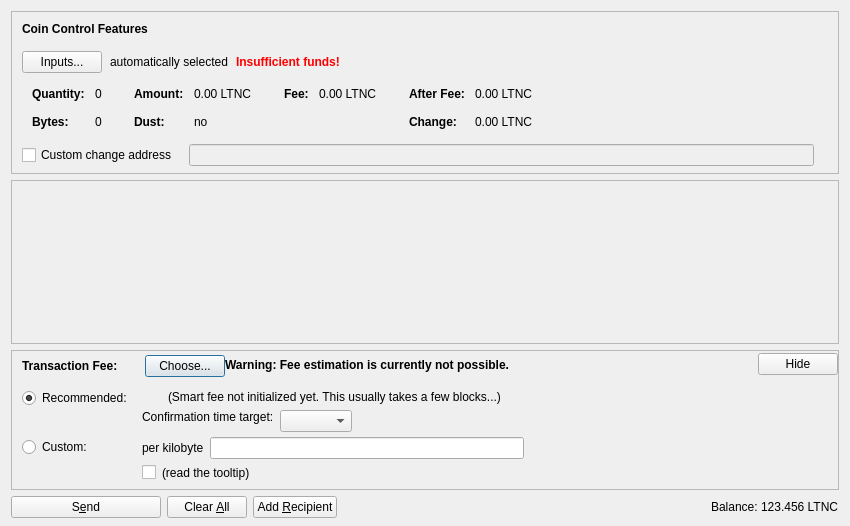
<?xml version="1.0" encoding="UTF-8"?>
<ui version="4.0">
 <class>SendCoinsDialog</class>
 <widget class="QDialog" name="SendCoinsDialog">
  <property name="geometry">
   <rect>
    <x>0</x>
    <y>0</y>
    <width>850</width>
    <height>526</height>
   </rect>
  </property>
  <property name="windowTitle">
   <string>Send Coins</string>
  </property>
  <layout class="QVBoxLayout" name="verticalLayout" stretch="0,1,0,0">
   <property name="bottomMargin">
    <number>8</number>
   </property>
   <item>
    <widget class="QFrame" name="frameCoinControl">
     <property name="sizePolicy">
      <sizepolicy hsizetype="Expanding" vsizetype="Expanding">
       <horstretch>0</horstretch>
       <verstretch>0</verstretch>
      </sizepolicy>
     </property>
     <property name="maximumSize">
      <size>
       <width>16777215</width>
       <height>16777215</height>
      </size>
     </property>
     <property name="frameShape">
      <enum>QFrame::StyledPanel</enum>
     </property>
     <property name="frameShadow">
      <enum>QFrame::Sunken</enum>
     </property>
     <layout class="QVBoxLayout" name="verticalLayoutCoinControl2">
      <property name="spacing">
       <number>0</number>
      </property>
      <property name="leftMargin">
       <number>0</number>
      </property>
      <property name="topMargin">
       <number>0</number>
      </property>
      <property name="rightMargin">
       <number>0</number>
      </property>
      <property name="bottomMargin">
       <number>6</number>
      </property>
      <item>
       <layout class="QVBoxLayout" name="verticalLayoutCoinControl" stretch="0,0,0,0,1">
        <property name="spacing">
         <number>0</number>
        </property>
        <property name="leftMargin">
         <number>10</number>
        </property>
        <property name="topMargin">
         <number>10</number>
        </property>
        <item>
         <layout class="QHBoxLayout" name="horizontalLayoutCoinControl1">
          <property name="bottomMargin">
           <number>15</number>
          </property>
          <item>
           <widget class="QLabel" name="labelCoinControlFeatures">
            <property name="sizePolicy">
             <sizepolicy hsizetype="Preferred" vsizetype="Maximum">
              <horstretch>0</horstretch>
              <verstretch>0</verstretch>
             </sizepolicy>
            </property>
            <property name="font">
             <font>
              <weight>75</weight>
              <bold>true</bold>
             </font>
            </property>
            <property name="styleSheet">
             <string notr="true">font-weight:bold;</string>
            </property>
            <property name="text">
             <string>Coin Control Features</string>
            </property>
           </widget>
          </item>
         </layout>
        </item>
        <item>
         <layout class="QHBoxLayout" name="horizontalLayoutCoinControl2" stretch="0,0,0,0">
          <property name="spacing">
           <number>8</number>
          </property>
          <property name="bottomMargin">
           <number>10</number>
          </property>
          <item>
           <widget class="QPushButton" name="pushButtonCoinControl">
            <property name="styleSheet">
             <string notr="true"/>
            </property>
            <property name="text">
             <string>Inputs...</string>
            </property>
            <property name="autoDefault">
             <bool>false</bool>
            </property>
           </widget>
          </item>
          <item>
           <widget class="QLabel" name="labelCoinControlAutomaticallySelected">
            <property name="text">
             <string>automatically selected</string>
            </property>
            <property name="margin">
             <number>5</number>
            </property>
           </widget>
          </item>
          <item>
           <widget class="QLabel" name="labelCoinControlInsuffFunds">
            <property name="font">
             <font>
              <weight>75</weight>
              <bold>true</bold>
             </font>
            </property>
            <property name="styleSheet">
             <string notr="true">color:red;font-weight:bold;</string>
            </property>
            <property name="text">
             <string>Insufficient funds!</string>
            </property>
            <property name="margin">
             <number>5</number>
            </property>
           </widget>
          </item>
          <item>
           <spacer name="horizontalSpacerCoinControl">
            <property name="orientation">
             <enum>Qt::Horizontal</enum>
            </property>
            <property name="sizeHint" stdset="0">
             <size>
              <width>40</width>
              <height>1</height>
             </size>
            </property>
           </spacer>
          </item>
         </layout>
        </item>
        <item>
         <widget class="QWidget" name="widgetCoinControl" native="true">
          <property name="sizePolicy">
           <sizepolicy hsizetype="Preferred" vsizetype="Preferred">
            <horstretch>0</horstretch>
            <verstretch>0</verstretch>
           </sizepolicy>
          </property>
          <property name="minimumSize">
           <size>
            <width>0</width>
            <height>0</height>
           </size>
          </property>
          <property name="styleSheet">
           <string notr="true"/>
          </property>
          <layout class="QHBoxLayout" name="horizontalLayoutCoinControl5">
           <property name="leftMargin">
            <number>0</number>
           </property>
           <property name="topMargin">
            <number>0</number>
           </property>
           <property name="rightMargin">
            <number>0</number>
           </property>
           <property name="bottomMargin">
            <number>0</number>
           </property>
           <item>
            <layout class="QHBoxLayout" name="horizontalLayoutCoinControl3" stretch="0,0,0,1">
             <property name="spacing">
              <number>20</number>
             </property>
             <property name="topMargin">
              <number>0</number>
             </property>
             <property name="bottomMargin">
              <number>10</number>
             </property>
             <item>
              <layout class="QFormLayout" name="formLayoutCoinControl1">
               <property name="horizontalSpacing">
                <number>10</number>
               </property>
               <property name="verticalSpacing">
                <number>14</number>
               </property>
               <property name="leftMargin">
                <number>10</number>
               </property>
               <property name="topMargin">
                <number>4</number>
               </property>
               <property name="rightMargin">
                <number>6</number>
               </property>
               <item row="0" column="0">
                <widget class="QLabel" name="labelCoinControlQuantityText">
                 <property name="font">
                  <font>
                   <weight>75</weight>
                   <bold>true</bold>
                  </font>
                 </property>
                 <property name="text">
                  <string>Quantity:</string>
                 </property>
                 <property name="margin">
                  <number>0</number>
                 </property>
                </widget>
               </item>
               <item row="0" column="1">
                <widget class="QLabel" name="labelCoinControlQuantity">
                 <property name="cursor">
                  <cursorShape>IBeamCursor</cursorShape>
                 </property>
                 <property name="contextMenuPolicy">
                  <enum>Qt::ActionsContextMenu</enum>
                 </property>
                 <property name="text">
                  <string notr="true">0</string>
                 </property>
                 <property name="margin">
                  <number>0</number>
                 </property>
                 <property name="textInteractionFlags">
                  <set>Qt::LinksAccessibleByMouse|Qt::TextSelectableByKeyboard|Qt::TextSelectableByMouse</set>
                 </property>
                </widget>
               </item>
               <item row="1" column="0">
                <widget class="QLabel" name="labelCoinControlBytesText">
                 <property name="font">
                  <font>
                   <weight>75</weight>
                   <bold>true</bold>
                  </font>
                 </property>
                 <property name="text">
                  <string>Bytes:</string>
                 </property>
                </widget>
               </item>
               <item row="1" column="1">
                <widget class="QLabel" name="labelCoinControlBytes">
                 <property name="cursor">
                  <cursorShape>IBeamCursor</cursorShape>
                 </property>
                 <property name="contextMenuPolicy">
                  <enum>Qt::ActionsContextMenu</enum>
                 </property>
                 <property name="text">
                  <string notr="true">0</string>
                 </property>
                 <property name="textInteractionFlags">
                  <set>Qt::LinksAccessibleByMouse|Qt::TextSelectableByKeyboard|Qt::TextSelectableByMouse</set>
                 </property>
                </widget>
               </item>
              </layout>
             </item>
             <item>
              <layout class="QFormLayout" name="formLayoutCoinControl2">
               <property name="horizontalSpacing">
                <number>10</number>
               </property>
               <property name="verticalSpacing">
                <number>14</number>
               </property>
               <property name="leftMargin">
                <number>6</number>
               </property>
               <property name="topMargin">
                <number>4</number>
               </property>
               <property name="rightMargin">
                <number>6</number>
               </property>
               <item row="0" column="0">
                <widget class="QLabel" name="labelCoinControlAmountText">
                 <property name="font">
                  <font>
                   <weight>75</weight>
                   <bold>true</bold>
                  </font>
                 </property>
                 <property name="text">
                  <string>Amount:</string>
                 </property>
                 <property name="margin">
                  <number>0</number>
                 </property>
                </widget>
               </item>
               <item row="0" column="1">
                <widget class="QLabel" name="labelCoinControlAmount">
                 <property name="cursor">
                  <cursorShape>IBeamCursor</cursorShape>
                 </property>
                 <property name="contextMenuPolicy">
                  <enum>Qt::ActionsContextMenu</enum>
                 </property>
                 <property name="text">
                  <string notr="true">0.00 LTNC</string>
                 </property>
                 <property name="textInteractionFlags">
                  <set>Qt::LinksAccessibleByMouse|Qt::TextSelectableByKeyboard|Qt::TextSelectableByMouse</set>
                 </property>
                </widget>
               </item>
               <item row="1" column="0">
                <widget class="QLabel" name="labelCoinControlLowOutputText">
                 <property name="font">
                  <font>
                   <weight>75</weight>
                   <bold>true</bold>
                  </font>
                 </property>
                 <property name="text">
                  <string>Dust:</string>
                 </property>
                </widget>
               </item>
               <item row="1" column="1">
                <widget class="QLabel" name="labelCoinControlLowOutput">
                 <property name="cursor">
                  <cursorShape>IBeamCursor</cursorShape>
                 </property>
                 <property name="contextMenuPolicy">
                  <enum>Qt::ActionsContextMenu</enum>
                 </property>
                 <property name="text">
                  <string notr="true">no</string>
                 </property>
                 <property name="textInteractionFlags">
                  <set>Qt::LinksAccessibleByMouse|Qt::TextSelectableByKeyboard|Qt::TextSelectableByMouse</set>
                 </property>
                </widget>
               </item>
              </layout>
             </item>
             <item>
              <layout class="QFormLayout" name="formLayoutCoinControl3">
               <property name="horizontalSpacing">
                <number>10</number>
               </property>
               <property name="verticalSpacing">
                <number>14</number>
               </property>
               <property name="leftMargin">
                <number>6</number>
               </property>
               <property name="topMargin">
                <number>4</number>
               </property>
               <property name="rightMargin">
                <number>6</number>
               </property>
               <item row="0" column="0">
                <widget class="QLabel" name="labelCoinControlFeeText">
                 <property name="font">
                  <font>
                   <weight>75</weight>
                   <bold>true</bold>
                  </font>
                 </property>
                 <property name="text">
                  <string>Fee:</string>
                 </property>
                 <property name="margin">
                  <number>0</number>
                 </property>
                </widget>
               </item>
               <item row="0" column="1">
                <widget class="QLabel" name="labelCoinControlFee">
                 <property name="cursor">
                  <cursorShape>IBeamCursor</cursorShape>
                 </property>
                 <property name="contextMenuPolicy">
                  <enum>Qt::ActionsContextMenu</enum>
                 </property>
                 <property name="text">
                  <string notr="true">0.00 LTNC</string>
                 </property>
                 <property name="textInteractionFlags">
                  <set>Qt::LinksAccessibleByMouse|Qt::TextSelectableByKeyboard|Qt::TextSelectableByMouse</set>
                 </property>
                </widget>
               </item>
              </layout>
             </item>
             <item>
              <layout class="QFormLayout" name="formLayoutCoinControl4">
               <property name="horizontalSpacing">
                <number>10</number>
               </property>
               <property name="verticalSpacing">
                <number>14</number>
               </property>
               <property name="leftMargin">
                <number>6</number>
               </property>
               <property name="topMargin">
                <number>4</number>
               </property>
               <property name="rightMargin">
                <number>6</number>
               </property>
               <item row="0" column="0">
                <widget class="QLabel" name="labelCoinControlAfterFeeText">
                 <property name="font">
                  <font>
                   <weight>75</weight>
                   <bold>true</bold>
                  </font>
                 </property>
                 <property name="text">
                  <string>After Fee:</string>
                 </property>
                 <property name="margin">
                  <number>0</number>
                 </property>
                </widget>
               </item>
               <item row="0" column="1">
                <widget class="QLabel" name="labelCoinControlAfterFee">
                 <property name="cursor">
                  <cursorShape>IBeamCursor</cursorShape>
                 </property>
                 <property name="contextMenuPolicy">
                  <enum>Qt::ActionsContextMenu</enum>
                 </property>
                 <property name="text">
                  <string notr="true">0.00 LTNC</string>
                 </property>
                 <property name="textInteractionFlags">
                  <set>Qt::LinksAccessibleByMouse|Qt::TextSelectableByKeyboard|Qt::TextSelectableByMouse</set>
                 </property>
                </widget>
               </item>
               <item row="1" column="0">
                <widget class="QLabel" name="labelCoinControlChangeText">
                 <property name="font">
                  <font>
                   <weight>75</weight>
                   <bold>true</bold>
                  </font>
                 </property>
                 <property name="text">
                  <string>Change:</string>
                 </property>
                </widget>
               </item>
               <item row="1" column="1">
                <widget class="QLabel" name="labelCoinControlChange">
                 <property name="cursor">
                  <cursorShape>IBeamCursor</cursorShape>
                 </property>
                 <property name="contextMenuPolicy">
                  <enum>Qt::ActionsContextMenu</enum>
                 </property>
                 <property name="text">
                  <string notr="true">0.00 LTNC</string>
                 </property>
                 <property name="textInteractionFlags">
                  <set>Qt::LinksAccessibleByMouse|Qt::TextSelectableByKeyboard|Qt::TextSelectableByMouse</set>
                 </property>
                </widget>
               </item>
              </layout>
             </item>
            </layout>
           </item>
          </layout>
         </widget>
        </item>
        <item>
         <layout class="QHBoxLayout" name="horizontalLayoutCoinControl4" stretch="0,0,0">
          <property name="spacing">
           <number>12</number>
          </property>
          <property name="sizeConstraint">
           <enum>QLayout::SetDefaultConstraint</enum>
          </property>
          <property name="topMargin">
           <number>5</number>
          </property>
          <property name="rightMargin">
           <number>5</number>
          </property>
          <item>
           <widget class="QCheckBox" name="checkBoxCoinControlChange">
            <property name="toolTip">
             <string>If this is activated, but the change address is empty or invalid, change will be sent to a newly generated address.</string>
            </property>
            <property name="text">
             <string>Custom change address</string>
            </property>
           </widget>
          </item>
          <item>
           <widget class="QValidatedLineEdit" name="lineEditCoinControlChange">
            <property name="enabled">
             <bool>false</bool>
            </property>
            <property name="sizePolicy">
             <sizepolicy hsizetype="Expanding" vsizetype="Fixed">
              <horstretch>0</horstretch>
              <verstretch>0</verstretch>
             </sizepolicy>
            </property>
           </widget>
          </item>
          <item>
           <widget class="QLabel" name="labelCoinControlChangeLabel">
            <property name="sizePolicy">
             <sizepolicy hsizetype="Preferred" vsizetype="Expanding">
              <horstretch>0</horstretch>
              <verstretch>0</verstretch>
             </sizepolicy>
            </property>
            <property name="minimumSize">
             <size>
              <width>0</width>
              <height>0</height>
             </size>
            </property>
            <property name="text">
             <string/>
            </property>
            <property name="margin">
             <number>3</number>
            </property>
           </widget>
          </item>
         </layout>
        </item>
        <item>
         <spacer name="verticalSpacerCoinControl">
          <property name="orientation">
           <enum>Qt::Vertical</enum>
          </property>
          <property name="sizeHint" stdset="0">
           <size>
            <width>800</width>
            <height>1</height>
           </size>
          </property>
         </spacer>
        </item>
       </layout>
      </item>
     </layout>
    </widget>
   </item>
   <item>
    <widget class="QScrollArea" name="scrollArea">
     <property name="widgetResizable">
      <bool>true</bool>
     </property>
     <widget class="QWidget" name="scrollAreaWidgetContents">
      <property name="geometry">
       <rect>
        <x>0</x>
        <y>0</y>
        <width>830</width>
        <height>104</height>
       </rect>
      </property>
      <layout class="QVBoxLayout" name="verticalLayout_2" stretch="0,1">
       <property name="leftMargin">
        <number>0</number>
       </property>
       <property name="topMargin">
        <number>0</number>
       </property>
       <property name="rightMargin">
        <number>0</number>
       </property>
       <property name="bottomMargin">
        <number>0</number>
       </property>
       <item>
        <layout class="QVBoxLayout" name="entries">
         <property name="spacing">
          <number>6</number>
         </property>
        </layout>
       </item>
       <item>
        <spacer name="verticalSpacer">
         <property name="orientation">
          <enum>Qt::Vertical</enum>
         </property>
         <property name="sizeHint" stdset="0">
          <size>
           <width>20</width>
           <height>40</height>
          </size>
         </property>
        </spacer>
       </item>
      </layout>
     </widget>
    </widget>
   </item>
   <item>
    <widget class="QFrame" name="frameFee">
     <property name="sizePolicy">
      <sizepolicy hsizetype="Expanding" vsizetype="Expanding">
       <horstretch>0</horstretch>
       <verstretch>0</verstretch>
      </sizepolicy>
     </property>
     <property name="maximumSize">
      <size>
       <width>16777215</width>
       <height>16777215</height>
      </size>
     </property>
     <property name="frameShape">
      <enum>QFrame::StyledPanel</enum>
     </property>
     <property name="frameShadow">
      <enum>QFrame::Sunken</enum>
     </property>
     <layout class="QVBoxLayout" name="verticalLayoutFee1">
      <property name="spacing">
       <number>0</number>
      </property>
      <property name="leftMargin">
       <number>0</number>
      </property>
      <property name="topMargin">
       <number>0</number>
      </property>
      <property name="rightMargin">
       <number>0</number>
      </property>
      <property name="bottomMargin">
       <number>0</number>
      </property>
      <item>
       <layout class="QVBoxLayout" name="verticalLayoutFee2" stretch="0,0,0">
        <property name="spacing">
         <number>0</number>
        </property>
        <property name="leftMargin">
         <number>10</number>
        </property>
        <property name="topMargin">
         <number>0</number>
        </property>
        <item>
         <layout class="QHBoxLayout" name="horizontalLayoutFee1">
          <property name="bottomMargin">
           <number>0</number>
          </property>
          <item>
           <layout class="QVBoxLayout" name="verticalLayoutFee7">
            <property name="spacing">
             <number>0</number>
            </property>
            <item>
             <spacer name="verticalSpacerSmartFee">
              <property name="orientation">
               <enum>Qt::Vertical</enum>
              </property>
              <property name="sizeType">
               <enum>QSizePolicy::Fixed</enum>
              </property>
              <property name="sizeHint" stdset="0">
               <size>
                <width>1</width>
                <height>4</height>
               </size>
              </property>
             </spacer>
            </item>
            <item>
             <layout class="QHBoxLayout" name="horizontalLayoutSmartFee">
              <property name="spacing">
               <number>10</number>
              </property>
              <item>
               <widget class="QLabel" name="labelFeeHeadline">
                <property name="sizePolicy">
                 <sizepolicy hsizetype="Preferred" vsizetype="Maximum">
                  <horstretch>0</horstretch>
                  <verstretch>0</verstretch>
                 </sizepolicy>
                </property>
                <property name="font">
                 <font>
                  <weight>75</weight>
                  <bold>true</bold>
                 </font>
                </property>
                <property name="styleSheet">
                 <string notr="true">font-weight:bold;</string>
                </property>
                <property name="text">
                 <string>Transaction Fee:</string>
                </property>
               </widget>
              </item>
              <item>
               <widget class="QLabel" name="labelFeeMinimized">
                <property name="text">
                 <string/>
                </property>
               </widget>
              </item>
              <item>
               <widget class="QPushButton" name="buttonChooseFee">
                <property name="text">
                 <string>Choose...</string>
                </property>
               </widget>
              </item>
             </layout>
            </item>
            <item>
             <spacer name="verticalSpacer_5">
              <property name="orientation">
               <enum>Qt::Vertical</enum>
              </property>
              <property name="sizeHint" stdset="0">
               <size>
                <width>1</width>
                <height>1</height>
               </size>
              </property>
             </spacer>
            </item>
           </layout>
          </item>
          <item>
           <widget class="QLabel" name="fallbackFeeWarningLabel">
            <property name="toolTip">
             <string>Using the fallbackfee can result in sending a transaction that will take several hours or days (or never) to confirm. Consider choosing your fee manually or wait until you have validated the complete chain.</string>
            </property>
            <property name="font">
            <font>
                <weight>75</weight>
                <bold>true</bold>
            </font>
            </property>
            <property name="text">
             <string>Warning: Fee estimation is currently not possible.</string>
            </property>
            <property name="wordWrap">
             <bool>false</bool>
            </property>
           </widget>
          </item>
          <item>
           <spacer name="horizontalSpacer_4">
            <property name="orientation">
             <enum>Qt::Horizontal</enum>
            </property>
            <property name="sizeType">
             <enum>QSizePolicy::MinimumExpanding</enum>
            </property>
            <property name="sizeHint" stdset="0">
             <size>
              <width>40</width>
              <height>20</height>
             </size>
            </property>
           </spacer>
          </item>
          <item>
           <widget class="QPushButton" name="buttonMinimizeFee">
            <property name="toolTip">
             <string>collapse fee-settings</string>
            </property>
            <property name="text">
             <string>Hide</string>
            </property>
           </widget>
          </item>
         </layout>
        </item>
        <item>
         <widget class="QFrame" name="frameFeeSelection">
          <layout class="QVBoxLayout" name="verticalLayoutFee12">
           <property name="spacing">
            <number>0</number>
           </property>
           <property name="leftMargin">
            <number>0</number>
           </property>
           <property name="topMargin">
            <number>0</number>
           </property>
           <property name="rightMargin">
            <number>0</number>
           </property>
           <property name="bottomMargin">
            <number>0</number>
           </property>
           <item>
            <layout class="QGridLayout" name="gridLayoutFee">
             <property name="topMargin">
              <number>10</number>
             </property>
             <property name="bottomMargin">
              <number>4</number>
             </property>
             <property name="horizontalSpacing">
              <number>10</number>
             </property>
             <property name="verticalSpacing">
              <number>4</number>
             </property>
             <item row="1" column="1">
              <layout class="QVBoxLayout" name="verticalLayoutFee8">
               <property name="spacing">
                <number>6</number>
               </property>
               <item>
                <layout class="QHBoxLayout" name="horizontalLayoutFee13">
                 <item>
                  <widget class="QLabel" name="labelCustomPerKilobyte">
                   <property name="toolTip">
                    <string>If the custom fee is set to 1000 satoshis and the transaction is only 250 bytes, then &quot;per kilobyte&quot; only pays 250 satoshis in fee, while &quot;total at least&quot; pays 1000 satoshis. For transactions bigger than a kilobyte both pay by kilobyte.</string>
                   </property>
                   <property name="text">
                    <string>per kilobyte</string>
                   </property>
                  </widget>
                 </item>
                 <item>
                  <widget class="BitcoinAmountField" name="customFee"/>
                 </item>
                 <item>
                  <spacer name="horizontalSpacer_6">
                   <property name="orientation">
                    <enum>Qt::Horizontal</enum>
                   </property>
                   <property name="sizeHint" stdset="0">
                    <size>
                     <width>1</width>
                     <height>1</height>
                    </size>
                   </property>
                  </spacer>
                 </item>
                </layout>
               </item>
               <item>
                <layout class="QHBoxLayout" name="horizontalLayoutFee8">
                 <item>
                  <widget class="QCheckBox" name="checkBoxMinimumFee">
                   <property name="toolTip">
                    <string>Paying only the minimum fee is just fine as long as there is less transaction volume than space in the blocks. But be aware that this can end up in a never confirming transaction once there is more demand for litecoincash transactions than the network can process.</string>
                   </property>
                   <property name="text">
                    <string/>
                   </property>
                  </widget>
                 </item>
                 <item>
                  <widget class="QLabel" name="labelMinFeeWarning">
                   <property name="enabled">
                    <bool>true</bool>
                   </property>
                   <property name="toolTip">
                    <string>Paying only the minimum fee is just fine as long as there is less transaction volume than space in the blocks. But be aware that this can end up in a never confirming transaction once there is more demand for litecoincash transactions than the network can process.</string>
                   </property>
                   <property name="text">
                    <string>(read the tooltip)</string>
                   </property>
                   <property name="margin">
                    <number>5</number>
                   </property>
                  </widget>
                 </item>
                 <item>
                  <spacer name="horizontalSpacer_2">
                   <property name="orientation">
                    <enum>Qt::Horizontal</enum>
                   </property>
                   <property name="sizeHint" stdset="0">
                    <size>
                     <width>1</width>
                     <height>1</height>
                    </size>
                   </property>
                  </spacer>
                 </item>
                </layout>
               </item>
              </layout>
             </item>
             <item row="0" column="0">
              <layout class="QVBoxLayout" name="verticalLayoutFee4" stretch="0,1">
               <item>
                <widget class="QRadioButton" name="radioSmartFee">
                 <property name="text">
                  <string>Recommended:</string>
                 </property>
                 <property name="checked">
                  <bool>true</bool>
                 </property>
                 <attribute name="buttonGroup">
                  <string notr="true">groupFee</string>
                 </attribute>
                </widget>
               </item>
               <item>
                <spacer name="verticalSpacer_2">
                 <property name="orientation">
                  <enum>Qt::Vertical</enum>
                 </property>
                 <property name="sizeHint" stdset="0">
                  <size>
                   <width>1</width>
                   <height>1</height>
                  </size>
                 </property>
                </spacer>
               </item>
              </layout>
             </item>
             <item row="1" column="0">
              <layout class="QVBoxLayout" name="verticalLayoutFee9" stretch="0,1">
               <item>
                <widget class="QRadioButton" name="radioCustomFee">
                 <property name="text">
                  <string>Custom:</string>
                 </property>
                 <attribute name="buttonGroup">
                  <string notr="true">groupFee</string>
                 </attribute>
                </widget>
               </item>
               <item>
                <spacer name="verticalSpacer_6">
                 <property name="orientation">
                  <enum>Qt::Vertical</enum>
                 </property>
                 <property name="sizeHint" stdset="0">
                  <size>
                   <width>1</width>
                   <height>1</height>
                  </size>
                 </property>
                </spacer>
               </item>
              </layout>
             </item>
             <item row="0" column="1">
              <layout class="QVBoxLayout" name="verticalLayoutFee3" stretch="0,0,1">
               <property name="spacing">
                <number>6</number>
               </property>
               <property name="topMargin">
                <number>2</number>
               </property>
               <item>
                <layout class="QHBoxLayout" name="horizontalLayoutFee12">
                 <item>
                  <widget class="QLabel" name="labelSmartFee">
                   <property name="text">
                    <string/>
                   </property>
                   <property name="margin">
                    <number>2</number>
                   </property>
                  </widget>
                 </item>
                 <item>
                  <widget class="QLabel" name="labelFeeEstimation">
                   <property name="text">
                    <string/>
                   </property>
                  </widget>
                 </item>
                 <item>
                  <widget class="QLabel" name="labelSmartFee2">
                   <property name="text">
                    <string>(Smart fee not initialized yet. This usually takes a few blocks...)</string>
                   </property>
                   <property name="margin">
                    <number>2</number>
                   </property>
                  </widget>
                 </item>
                 <item>
                  <spacer name="horizontalSpacer_5">
                   <property name="orientation">
                    <enum>Qt::Horizontal</enum>
                   </property>
                   <property name="sizeHint" stdset="0">
                    <size>
                     <width>1</width>
                     <height>1</height>
                    </size>
                   </property>
                  </spacer>
                 </item>
                </layout>
               </item>
               <item>
                <layout class="QHBoxLayout" name="horizontalLayoutFee9">
                 <item>
                  <layout class="QVBoxLayout" name="verticalLayoutFee6">
                   <item>
                    <widget class="QLabel" name="labelSmartFee3">
                     <property name="text">
                      <string>Confirmation time target:</string>
                     </property>
                     <property name="margin">
                      <number>2</number>
                     </property>
                    </widget>
                   </item>
                   <item>
                    <spacer name="verticalSpacer_3">
                     <property name="orientation">
                      <enum>Qt::Vertical</enum>
                     </property>
                     <property name="sizeHint" stdset="0">
                      <size>
                       <width>1</width>
                       <height>1</height>
                      </size>
                     </property>
                    </spacer>
                   </item>
                  </layout>
                 </item>
                 <item>
                  <layout class="QVBoxLayout" name="verticalLayoutFee5">
                   <property name="rightMargin">
                    <number>30</number>
                   </property>
                   <item>
                    <layout class="QHBoxLayout" name="horizontalLayoutConfTarget">
                     <property name="bottomMargin">
                      <number>0</number>
                     </property>
                     <item>
                      <widget class="QComboBox" name="confTargetSelector"/>
                     </item>
                     <item>
                      <spacer name="horizontalSpacerConfTarget">
                       <property name="orientation">
                        <enum>Qt::Horizontal</enum>
                       </property>
                       <property name="sizeHint" stdset="0">
                        <size>
                         <width>40</width>
                         <height>20</height>
                        </size>
                       </property>
                      </spacer>
                     </item>
                    </layout>
                   </item>
                  </layout>
                 </item>
                </layout>
               </item>
               <item>
                <spacer name="verticalSpacer_4">
                 <property name="orientation">
                  <enum>Qt::Vertical</enum>
                 </property>
                 <property name="sizeHint" stdset="0">
                  <size>
                   <width>1</width>
                   <height>1</height>
                  </size>
                 </property>
                </spacer>
               </item>
              </layout>
             </item>
            </layout>
           </item>
          </layout>
         </widget>
        </item>
        <item>
         <spacer name="verticalSpacerFee">
          <property name="orientation">
           <enum>Qt::Vertical</enum>
          </property>
          <property name="sizeHint" stdset="0">
           <size>
            <width>40</width>
            <height>5</height>
           </size>
          </property>
         </spacer>
        </item>
       </layout>
      </item>
     </layout>
    </widget>
   </item>
   <item>
    <layout class="QHBoxLayout" name="horizontalLayout">
     <item>
      <widget class="QPushButton" name="sendButton">
       <property name="minimumSize">
        <size>
         <width>150</width>
         <height>0</height>
        </size>
       </property>
       <property name="toolTip">
        <string>Confirm the send action</string>
       </property>
       <property name="text">
        <string>S&amp;end</string>
       </property>
       <property name="icon">
        <iconset resource="../bitcoin.qrc">
         <normaloff>:/icons/send</normaloff>:/icons/send</iconset>
       </property>
       <property name="autoDefault">
        <bool>false</bool>
       </property>
       <property name="default">
        <bool>false</bool>
       </property>
      </widget>
     </item>
     <item>
      <widget class="QPushButton" name="clearButton">
       <property name="sizePolicy">
        <sizepolicy hsizetype="Minimum" vsizetype="Fixed">
         <horstretch>0</horstretch>
         <verstretch>0</verstretch>
        </sizepolicy>
       </property>
       <property name="toolTip">
        <string>Clear all fields of the form.</string>
       </property>
       <property name="text">
        <string>Clear &amp;All</string>
       </property>
       <property name="icon">
        <iconset resource="../bitcoin.qrc">
         <normaloff>:/icons/remove</normaloff>:/icons/remove</iconset>
       </property>
       <property name="autoDefault">
        <bool>false</bool>
       </property>
      </widget>
     </item>
     <item>
      <widget class="QPushButton" name="addButton">
       <property name="toolTip">
        <string>Send to multiple recipients at once</string>
       </property>
       <property name="text">
        <string>Add &amp;Recipient</string>
       </property>
       <property name="icon">
        <iconset resource="../bitcoin.qrc">
         <normaloff>:/icons/add</normaloff>:/icons/add</iconset>
       </property>
       <property name="autoDefault">
        <bool>false</bool>
       </property>
      </widget>
     </item>
     <item>
      <spacer name="horizontalSpacer">
       <property name="orientation">
        <enum>Qt::Horizontal</enum>
       </property>
       <property name="sizeHint" stdset="0">
        <size>
         <width>40</width>
         <height>20</height>
        </size>
       </property>
      </spacer>
     </item>
     <item>
      <layout class="QHBoxLayout" name="horizontalLayout_2">
       <property name="spacing">
        <number>3</number>
       </property>
       <item>
        <widget class="QLabel" name="label">
         <property name="sizePolicy">
          <sizepolicy hsizetype="Preferred" vsizetype="Fixed">
           <horstretch>0</horstretch>
           <verstretch>0</verstretch>
          </sizepolicy>
         </property>
         <property name="text">
          <string>Balance:</string>
         </property>
        </widget>
       </item>
       <item>
        <widget class="QLabel" name="labelBalance">
         <property name="sizePolicy">
          <sizepolicy hsizetype="Preferred" vsizetype="Fixed">
           <horstretch>0</horstretch>
           <verstretch>0</verstretch>
          </sizepolicy>
         </property>
         <property name="cursor">
          <cursorShape>IBeamCursor</cursorShape>
         </property>
         <property name="text">
          <string notr="true">123.456 LTNC</string>
         </property>
         <property name="textInteractionFlags">
          <set>Qt::LinksAccessibleByMouse|Qt::TextSelectableByKeyboard|Qt::TextSelectableByMouse</set>
         </property>
        </widget>
       </item>
      </layout>
     </item>
    </layout>
   </item>
  </layout>
 </widget>
 <customwidgets>
  <customwidget>
   <class>QValidatedLineEdit</class>
   <extends>QLineEdit</extends>
   <header>qt/qvalidatedlineedit.h</header>
  </customwidget>
  <customwidget>
   <class>BitcoinAmountField</class>
   <extends>QLineEdit</extends>
   <header>qt/bitcoinamountfield.h</header>
   <container>1</container>
  </customwidget>
 </customwidgets>
 <resources>
  <include location="../bitcoin.qrc"/>
 </resources>
 <connections/>
 <buttongroups>
  <buttongroup name="groupFee"/>
 </buttongroups>
</ui>
